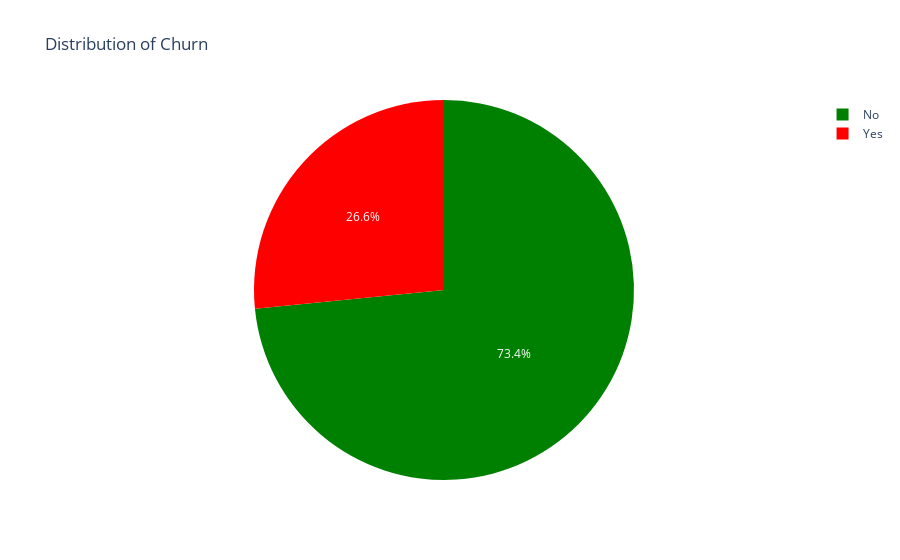

Source (notebook cell):
### Markdown cell above
First explore the target variable 'Churn'

### Code cell
import plotly.express as px #for visualization
import matplotlib.pyplot as plt #for visualization 

target_instance = df1["Churn"].value_counts().to_frame()
target_instance = target_instance.reset_index()
target_instance = target_instance.rename(columns={'index': 'Category'})
fig = px.pie(target_instance, values='Churn', names='Category', color_discrete_sequence=["green", "red"],
             title='Distribution of Churn')
fig.show()

### Figure 1 — Plotly figure (JSON) as saved in the notebook; plotly's stock layout.template omitted (floating-point values rounded to 4 significant figures)
{"data": [{"domain": {"x": [0, 1], "y": [0, 1]}, "hovertemplate": "Category=%{label}<br>Churn=%{value}<extra></extra>", "labels": ["No", "Yes"], "legendgroup": "", "name": "", "showlegend": true, "type": "pie", "values": [5163, 1869]}], "layout": {"legend": {"tracegroupgap": 0}, "piecolorway": ["green", "red"], "title": {"text": "Distribution of Churn"}}}
